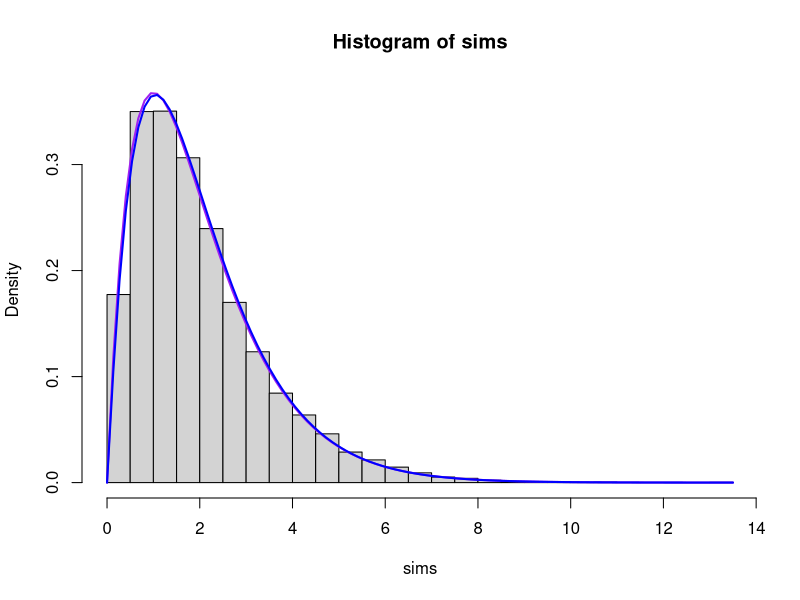
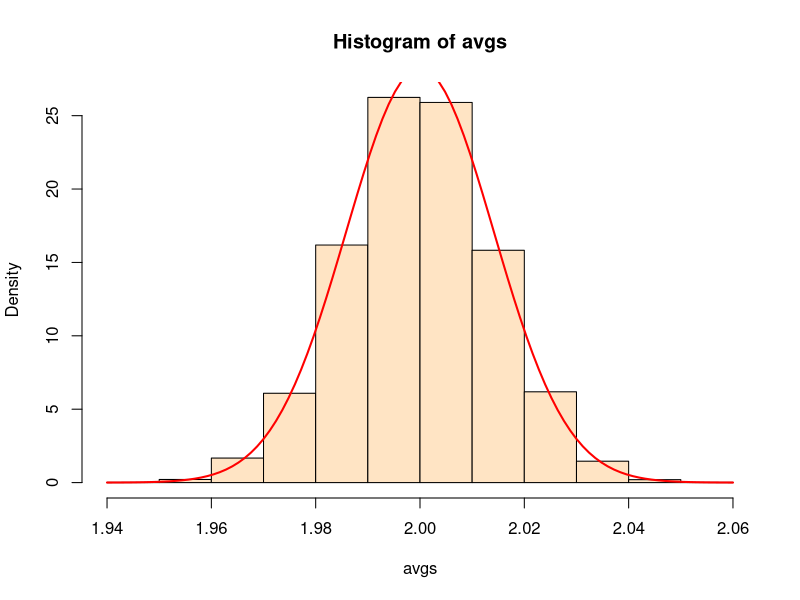

Write R code to recreate these figures, in order.
#the gamma dist'n
?dgamma
#shape parameter
k=2
#scale parameter
tau=1

nsims=10000
#simulating from the gamma
sims=rgamma(nsims, k, scale=tau)
mu.hat=mean(sims)
mu.hat
v.hat=var(sims)
v.hat
tau.hat=v.hat/mu.hat
tau.hat
k.hat=mu.hat/tau.hat
k.hat
#plotting the histogram
hist(sims, breaks=25, prob=TRUE, ylim=c(0, dgamma(1, k.hat, scale=tau.hat)))
#superimposing the theoretical density
curve(dgamma(x, k, scale=tau), add=TRUE, col="purple", lwd=2)

#fitting the density curve
#moment matching
#mean of gamma = tau*kappa = mean(sims)
#variance of gamma = kappa*tau^2 = var(sims)
mu.hat=mean(sims)
v.hat=var(sims)

tau.hat=mu.hat/v.hat
tau.hat
k.hat=mu.hat/tau.hat
k.hat

#plot the fitted density
curve(dgamma(x, k.hat, scale=tau.hat), add=TRUE, col="blue", lwd=2)

#demo of the Central Limit Theorem
#define a function which calculates the average of 
#a simulated batch of gammas
avg.gamma<-function(n, k, tau){
  sims=rgamma(n, k, scale=tau)
  return(mean(sims))
}
#repeat this function many times
n.batches=7000
avgs=replicate(n.batches, avg.gamma(nsims, k, tau))
#plot the histogram
hist(avgs, col="bisque", prob=TRUE)
#theoretical parameters of the bell curve
mu.norm=k*tau
sigma.norm=sqrt(k*tau^2)/sqrt(nsims)
curve(dnorm(x, mean=mu.norm, sd=sigma.norm), lwd=2, col="red", add=TRUE)
